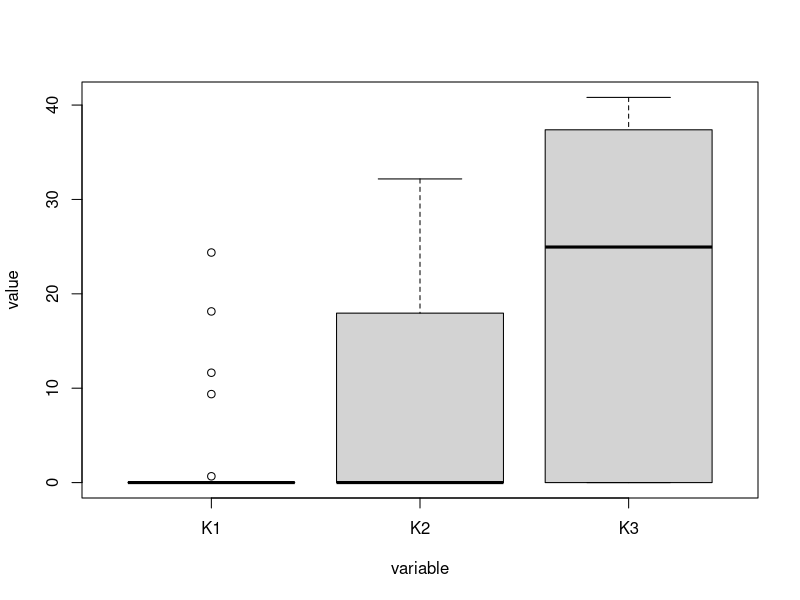
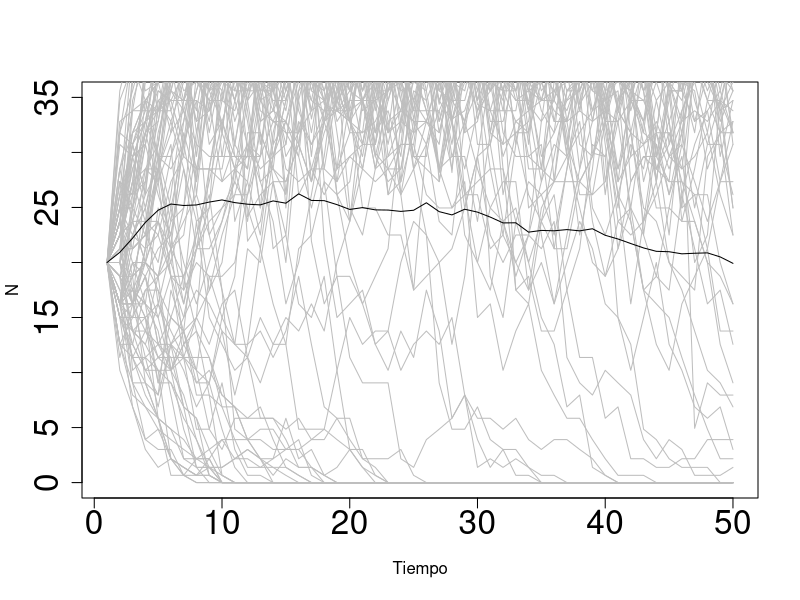

Recreate these plots in R, in order.
r <- 0.025; K <- c(20, 30, 40); M <- 15

N0 <- 20

p.ext <- matrix(NA, nrow = 100, ncol = length(K))

for(j in 1:length(K)){
N <- matrix(0, ncol = 50, nrow = 100)
N[, 1] <- N0
for(i in 1:nrow(N)){
  for(t in 2:50){
    n <- rpois(1, N[i, t-1])  # Tau leap
    N[i, t] <- n + r*n*(1-n/K[j])*(n-M) 
  }
}
p.ext[, j] <- N[,50]
}

#Gillespie Stochastic Simulation Algorithm

#Probabilidad de extinción en tres capacidades de carga diferentes
p.df <- data.frame(p.ext)
names(p.df) <- c("K1", "K2", "K3")

p.m <- reshape2::melt(p.df)

boxplot(value ~ variable, p.m)



N.df <- data.frame(t(N))

N.m <- rowMeans(N.df)

plot(1:50, N.df[,1], type = "l", ylim = c(0, 35),
     xlab = "Tiempo", ylab = "N", cex.axis = 2, lwd = 1,
     col = "grey")
for(i in 2:nrow(N))lines(1:50, N.df[,i], col = "grey", lwd = 1)
lines(1:50, N.m)
